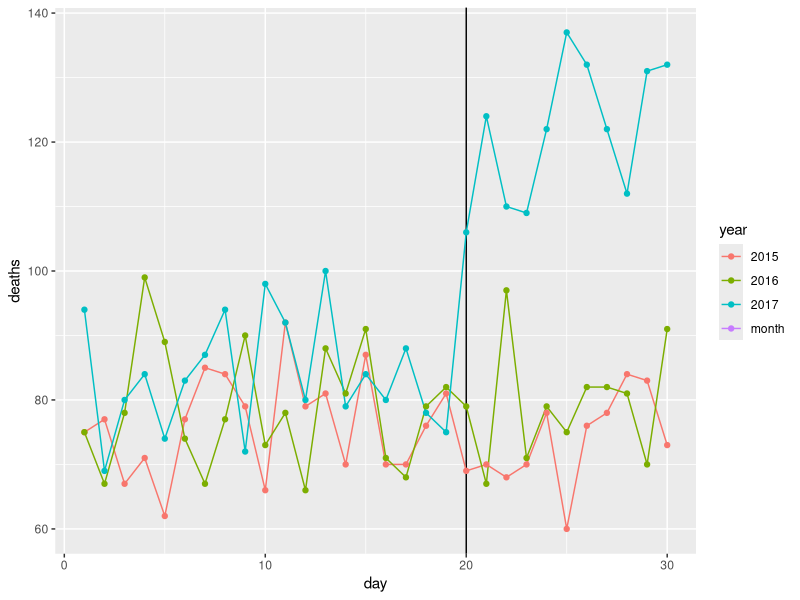

Here is the R script that generated this plot:
library(tidyverse)
library(dslabs)
library(tidytext)
library(pdftools)

fn <- system.file("extdata", "RD-Mortality-Report_2015-18-180531.pdf", package="dslabs")

# system2("open", args = fn)

txt <- pdf_text(fn)

x <- txt[9] %>% str_split("\n", simplify = F)
s <- x[[1]]
s <- str_trim(s)
s[1]

header_index <- str_which(s,"SEP.*2015.*2016")

header <- str_split(s[[header_index]], pattern = "\\s+", simplify = T)
month <- header[1]
header <- header[-1]

tail_index <- str_which(s, "Total")[1] 
n <- str_count(s, "\\d+")


s <- s[-1:-header_index] %>% .[-str_which(., "Total"):-length(.)] %>% 
  .[-which(str_count(., "\\d+") == 1)] 

# Better way
# out <- c(1:header_index, which(n==1), tail_index:length(s))
# s <- s[-out]

s <- str_remove_all(s, "[^\\d\\s]")

s <- str_split_fixed(s, "\\s+", n = 6)[,1:5] 
s <- data.frame(s, stringsAsFactors = F)

header <- as.character(c("day", header))

tab <- s %>% setNames(header) %>% mutate_all(as.numeric) %>% 
  mutate(month = "SEP")

tab %>% filter(day >19) %>% summarise(avg = mean(.$"2017")) %>% .$avg

tab <- tab %>% gather(year, deaths, -day) %>%
  mutate(deaths = as.numeric(deaths))
tab %>% filter(year != 2018) %>% 
  ggplot(aes(day, deaths, color = year)) +
  geom_vline(xintercept = 20) +
  geom_line() +
  geom_point()
